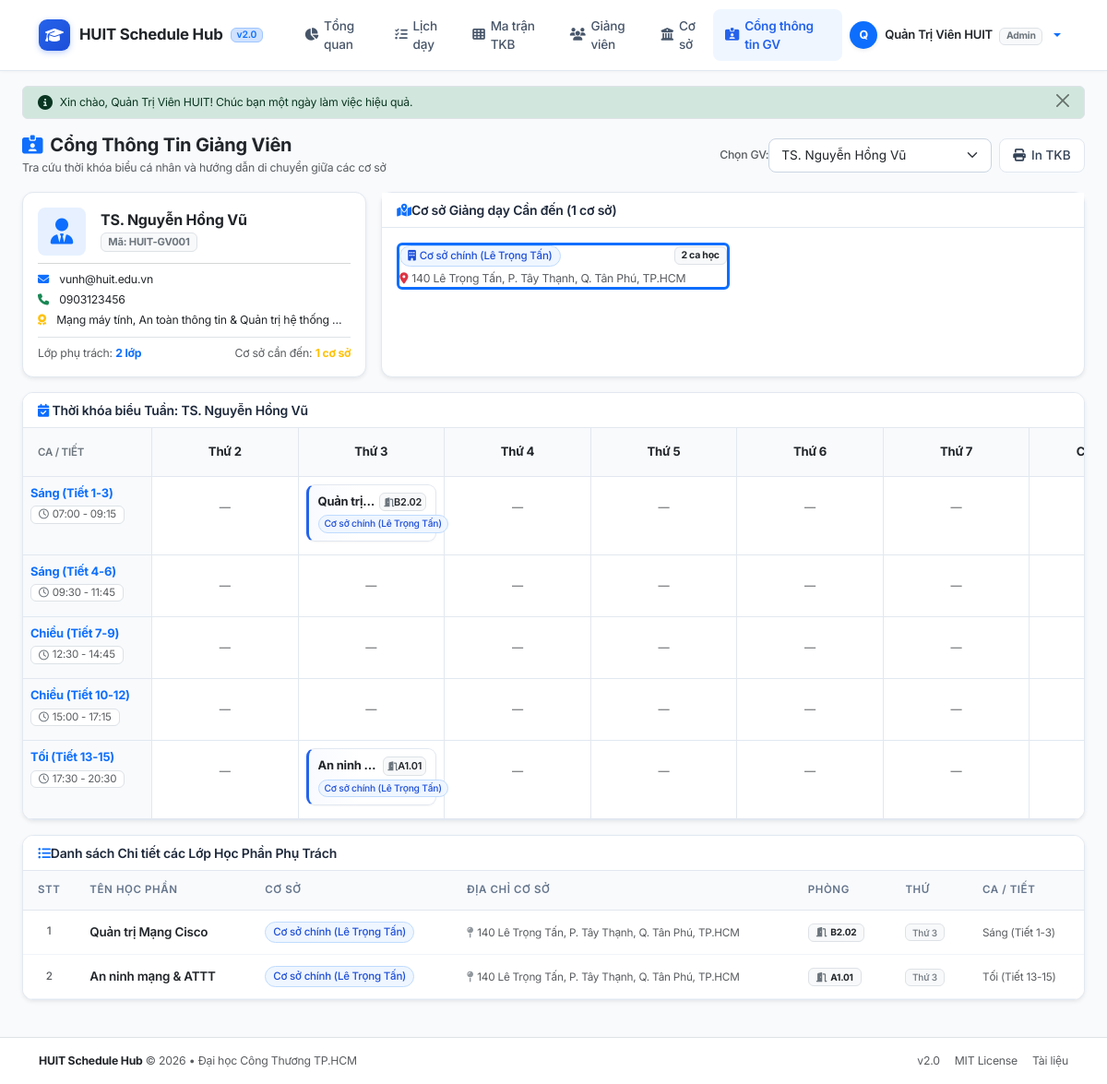
/index.php?controller=teacher&action=portal (signed in), run on the app's committed database.
### tables this page shows
CREATE TABLE IF NOT EXISTS `teachers` (
    `id` INT AUTO_INCREMENT PRIMARY KEY,
    `full_name` VARCHAR(150) NOT NULL COMMENT 'Họ và tên giảng viên',
    `email` VARCHAR(150) NOT NULL UNIQUE COMMENT 'Email liên hệ/đăng nhập',
    `phone` VARCHAR(20) NOT NULL COMMENT 'Số điện thoại',
    `faculty` VARCHAR(150) NOT NULL DEFAULT 'Khoa Công nghệ Thông tin' COMMENT 'Khoa',
    `department` VARCHAR(150) NOT NULL DEFAULT 'Bộ môn Công nghệ phần mềm' COMMENT 'Bộ môn',
    `expertise` VARCHAR(255) NOT NULL COMMENT 'Chuyên môn chính',
    `password` VARCHAR(255) NOT NULL DEFAULT '$2y$10$92IXUNpkjO0rOQ5byMi.Ye4oKoEa3Ro9llC/.og/at2.uheWG/igi' COMMENT 'Mật khẩu (mặc định: password / 123456)',
    `avatar` VARCHAR(255) DEFAULT NULL COMMENT 'Ảnh đại diện',
    `created_at` TIMESTAMP DEFAULT CURRENT_TIMESTAMP
);

CREATE TABLE IF NOT EXISTS `schedules` (
    `id` INT AUTO_INCREMENT PRIMARY KEY,
    `teacher_id` INT NOT NULL COMMENT 'Mã giảng viên',
    `branch_id` INT NOT NULL COMMENT 'Mã cơ sở',
    `subject_name` VARCHAR(150) NOT NULL COMMENT 'Tên học phần',
    `room` VARCHAR(50) NOT NULL COMMENT 'Phòng học',
    `day_of_week` VARCHAR(20) NOT NULL COMMENT 'Thứ trong tuần (Thứ 2, Thứ 3...)',
    `shift_or_periods` VARCHAR(50) NOT NULL COMMENT 'Buổi hoặc Tiết học cụ thể',
    `semester` VARCHAR(50) NOT NULL DEFAULT 'Học kỳ 1' COMMENT 'Học kỳ',
    `academic_year` VARCHAR(50) NOT NULL DEFAULT '2026-2027' COMMENT 'Năm học',
    `notes` TEXT NULL COMMENT 'Ghi chú thêm',
    `created_at` TIMESTAMP DEFAULT CURRENT_TIMESTAMP,
    CONSTRAINT `fk_schedule_teacher` FOREIGN KEY (`teacher_id`) REFERENCES `teachers` (`id`) ON DELETE CASCADE,
    CONSTRAINT `fk_schedule_branch` FOREIGN KEY (`branch_id`) REFERENCES `branches` (`id`) ON DELETE CASCADE
);

CREATE TABLE IF NOT EXISTS `branches` (
    `id` INT AUTO_INCREMENT PRIMARY KEY,
    `branch_name` VARCHAR(150) NOT NULL COMMENT 'Tên cơ sở',
    `address` VARCHAR(255) NOT NULL COMMENT 'Địa chỉ cơ sở',
    `created_at` TIMESTAMP DEFAULT CURRENT_TIMESTAMP
);

### views/teachers/portal.php (the view, shortened to what the rows shown need)
<?php
require_once __DIR__ . '/../layouts/header.php';
?>
<?php if (!$teacher): ?>
    <div class="alert alert-warning py-3">
        <i class="fa-solid fa-circle-exclamation me-2"></i>Không tìm thấy thông tin giảng viên.
    </div>
<?php else: ?>
<div class="row g-3 mb-3">
    <div class="col-lg-4">
        <div class="card card-custom h-100 p-3 shadow-sm">
            <div class="d-flex align-items-center gap-3">
                <div class="rounded-3 bg-primary bg-opacity-10 text-primary p-3 d-flex align-items-center justify-content-center" style="width: 52px; height: 52px;">
                    <i class="fa-solid fa-user-tie fs-3"></i>
                </div>
                <div>
                    <h6 class="fw-bold text-dark mb-0 text-nowrap"><?= htmlspecialchars($teacher['full_name']) ?></h6>
                    <span class="badge bg-light text-secondary border mt-1" style="font-size: 0.7rem;">Mã: HUIT-GV<?= str_pad($teacher['id'], 3, '0', STR_PAD_LEFT) ?></span>
                </div>
            </div>
            <hr class="my-2 text-muted opacity-25">
            <div class="small">
                <div class="mb-1 text-truncate">
                    <i class="fa-solid fa-envelope text-primary me-2"></i> <?= htmlspecialchars($teacher['email']) ?>
                </div>
                <div class="mb-1">
                    <i class="fa-solid fa-phone text-success me-2"></i> <?= htmlspecialchars($teacher['phone']) ?>
                </div>
                <div class="text-truncate">
                    <i class="fa-solid fa-award text-warning me-2"></i> <?= htmlspecialchars($teacher['expertise']) ?>
                </div>
            </div>
            <div class="d-flex justify-content-between pt-2 border-top mt-2 text-center text-nowrap">
                <span class="small text-muted">Lớp phụ trách: <strong class="text-primary"><?= count($schedules) ?> lớp</strong></span>
                <span class="small text-muted">Cơ sở cần đến: <strong class="text-warning"><?= count($branchGrouped) ?> cơ sở</strong></span>
            </div>
        </div>
    </div>
    <div class="col-lg-8">
        <div class="card card-custom h-100 shadow-sm">
            <div class="card-header-custom py-2 px-3 d-flex justify-content-between align-items-center">
                <span><i class="fa-solid fa-map-location-dot me-1.5 text-primary"></i>Cơ sở Giảng dạy Cần đến (<?= count($branchGrouped) ?> cơ sở)</span>
            </div>
            <div class="card-body p-3">
                <?php if (empty($branchGrouped)): ?>
                    <div class="text-center py-4 text-muted small">
                        Hiện chưa có lịch giảng dạy trong học kỳ này.
                    </div>
                <?php else: ?>
                    <div class="row g-2">
                        <?php foreach ($branchGrouped as $bName => $bSchedules): ?>
                            <?php
                                $bAddress = $bSchedules[0]['branch_address'] ?? '';
                                $bId = $bSchedules[0]['branch_id'] ?? 1;
                            ?>
                            <div class="col-md-6">
                                <div class="p-2.5 rounded border border-start border-3 border-primary bg-white h-100 shadow-none text-nowrap">
                                    <div class="d-flex justify-content-between align-items-center mb-1">
                                        <span class="badge-branch-<?= ((($bId - 1) % 7) + 1) ?>">
                                            <i class="fa-solid fa-building me-1"></i><?= htmlspecialchars($bName) ?>
                                        </span>
                                        <span class="badge bg-light text-dark border"><?= count($bSchedules) ?> ca học</span>
                                    </div>
                                    <div class="small text-muted text-truncate" title="<?= htmlspecialchars($bAddress) ?>">
                                        <i class="fa-solid fa-location-dot text-danger me-1"></i><?= htmlspecialchars($bAddress) ?>
                                    </div>
                                </div>
                            </div>
                        <?php endforeach; ?>
                    </div>
                <?php endif; ?>
            </div>
        </div>
    </div>
</div>
<div class="card card-custom shadow-sm overflow-hidden mb-3">
    <div class="card-header-custom py-2 px-3 d-flex justify-content-between align-items-center">
        <span>
            <i class="fa-solid fa-calendar-check me-1.5 text-primary"></i>
            Thời khóa biểu Tuần: <?= htmlspecialchars($teacher['full_name']) ?>
        </span>
    </div>
    <div class="table-responsive">
        <table class="table table-matrix-spacious mb-0 text-nowrap align-middle">
            <thead>
                <tr>
                    <th style="width: 140px;" class="py-3 text-start ps-3">
                        <span class="text-secondary fw-semibold small text-uppercase tracking-wider">Ca / Tiết</span>
                    </th>
                    <?php foreach (Schedule::DAYS as $d): ?>
                        <th style="width: 14%;" class="py-3 text-center">
                            <span class="fw-bold text-dark d-block"><?= $d ?></span>
                        </th>
                    <?php endforeach; ?>
                </tr>
            </thead>
            <tbody>
                <?php foreach (Schedule::SHIFTS as $shift): ?>
                    <tr>
                        <td class="bg-light text-start ps-3 align-top py-3" style="background-color: #f8fafc !important;">
                            <div class="text-primary fw-bold" style="font-size: 0.81rem;"><?= $shift ?></div>
                            <div class="d-inline-flex align-items-center gap-1 text-muted fw-normal mt-1 bg-white px-2 py-0.5 rounded border" style="font-size: 0.72rem;">
                                <i class="fa-regular fa-clock text-secondary" style="font-size: 0.68rem;"></i>
                                <?php
                                    if (strpos($shift, 'Tiết 1-3') !== false) echo '07:00 - 09:15';
                                    elseif (strpos($shift, 'Tiết 4-6') !== false) echo '09:30 - 11:45';
                                    elseif (strpos($shift, 'Tiết 7-9') !== false) echo '12:30 - 14:45';
                                    elseif (strpos($shift, 'Tiết 10-12') !== false) echo '15:00 - 17:15';
                                    elseif (strpos($shift, 'Tiết 13-15') !== false) echo '17:30 - 20:30';
                                ?>
                            </div>
                        </td>
                        <?php foreach (Schedule::DAYS as $day): ?>
                            <?php $items = $timetableMatrix[$shift][$day] ?? []; ?>
                            <td class="matrix-cell-spacious align-top bg-white p-2">
                                <?php if (!empty($items)): ?>
                                    <div class="d-flex flex-column gap-1">
                                        <?php foreach ($items as $item): ?>
                                            <div class="matrix-card matrix-card-cs<?= ((($item['branch_id'] ?? 1) - 1) % 7) + 1 ?>">
                                                <div class="d-flex justify-content-between align-items-start mb-1">
                                                    <div class="fw-bold text-dark text-truncate pe-1" style="font-size: 0.81rem;" title="<?= htmlspecialchars($item['subject_name']) ?>">
                                                        <?= htmlspecialchars($item['subject_name']) ?>
                                                    </div>
                                                    <span class="badge bg-light text-dark border px-1" style="font-size: 0.68rem; font-weight: 600;">
                                                        <i class="fa-solid fa-door-open text-secondary me-0.5" style="font-size: 0.62rem;"></i><?= htmlspecialchars($item['room']) ?>
                                                    </span>
                                                </div>
                                                <div class="d-flex justify-content-between align-items-center text-muted" style="font-size: 0.72rem;">
                                                    <span class="badge-branch-<?= ((($item['branch_id'] - 1) % 7) + 1) ?>" style="font-size: 0.64rem; padding: 1px 6px;">
                                                        <?= htmlspecialchars($item['branch_name']) ?>
                                                    </span>
                                                </div>
                                            </div>
                                        <?php endforeach; ?>
                                    </div>
                                <?php else: ?>
                                    <span class="text-muted d-block text-center py-3" style="font-size: 0.76rem;">—</span>
                                <?php endif; ?>
                            </td>
                        <?php endforeach; ?>
                    </tr>
                <?php endforeach; ?>
            </tbody>
        </table>
    </div>
</div>
<div class="card card-custom shadow-sm overflow-hidden mb-4">
    <div class="card-header-custom py-2 px-3">
        <span><i class="fa-solid fa-list-ul me-1.5 text-primary"></i>Danh sách Chi tiết các Lớp Học Phần Phụ Trách</span>
    </div>
    <div class="table-responsive">
        <table class="table table-modern table-hover align-middle mb-0 text-nowrap">
            <thead>
                <tr>
                    <th style="width: 45px;" class="text-center">STT</th>
                    <th>Tên học phần</th>
                    <th>Cơ sở</th>
                    <th>Địa chỉ cơ sở</th>
                    <th>Phòng</th>
                    <th>Thứ</th>
                    <th>Ca / Tiết</th>
                </tr>
            </thead>
            <tbody>
                <?php if (empty($schedules)): ?>
                    <tr>
                        <td colspan="7" class="text-center py-4 text-muted small">
                            Chưa có dữ liệu phân lịch.
                        </td>
                    </tr>
                <?php else: ?>
                    <?php foreach ($schedules as $idx => $s): ?>
                        <tr>
                            <td class="text-muted small fw-medium text-center"><?= $idx + 1 ?></td>
                            <td>
                                <span class="fw-semibold text-dark"><?= htmlspecialchars($s['subject_name']) ?></span>
                            </td>
                            <td>
                                <span class="badge-branch-<?= ((($s['branch_id'] - 1) % 7) + 1) ?>">
                                    <?= htmlspecialchars($s['branch_name']) ?>
                                </span>
                            </td>
                            <td>
                                <span class="small text-muted"><i class="fa-solid fa-map-pin me-1 text-secondary opacity-75"></i><?= htmlspecialchars($s['branch_address']) ?></span>
                            </td>
                            <td>
                                <span class="badge bg-light text-dark border px-2 py-0.5">
                                    <i class="fa-solid fa-door-open me-1 text-secondary" style="font-size: 0.65rem;"></i><?= htmlspecialchars($s['room']) ?>
                                </span>
                            </td>
                            <td>
                                <span class="badge bg-light text-secondary border fw-medium"><?= htmlspecialchars($s['day_of_week']) ?></span>
                            </td>
                            <td>
                                <span class="small text-muted"><?= htmlspecialchars($s['shift_or_periods']) ?></span>
                            </td>
                        </tr>
                    <?php endforeach; ?>
                <?php endif; ?>
            </tbody>
        </table>
    </div>
</div>
<?php endif; ?>
<?php require_once __DIR__ . '/../layouts/footer.php'; ?>

### data on the page
teachers: full_name "TS. Nguyễn Hồng Vũ", id "001", email "vunh@huit.edu.vn", phone "0903123456", expertise "Mạng máy tính, An toàn thông tin & Quản trị hệ thống…"
schedules: bName "Cơ sở chính (Lê Trọng Tấn)", count($bSchedules) "2", branch.address "140 Lê Trọng Tấn, P. Tây Thạnh, Q. Tân Phú, TP.HCM", subject_name "Quản trị…", room "B2.02", branch.branch_name "Cơ sở chính (Lê Trọng Tấn)", subject_name "Quản trị Mạng Cisco", day_of_week "Thứ 3", shift_or_periods "Sáng (Tiết 1-3)"
schedules: subject_name "An ninh…", room "A1.01", branch.branch_name "Cơ sở chính (Lê Trọng Tấn)", subject_name "An ninh mạng & ATTT", branch.address "140 Lê Trọng Tấn, P. Tây Thạnh, Q. Tân Phú, TP.HCM", day_of_week "Thứ 3", shift_or_periods "Tối (Tiết 13-15)"

### other printed values
mb_substr($currentUser['full_name'] ?? 'U', 0, 1, 'UTF-8') "Q"
$currentUser['full_name'] "Quản Trị Viên HUIT"
$flash['message'] "Xin chào, Quản Trị Viên HUIT! Chúc bạn một ngày làm việc hiệu quả."
count($schedules) "2"
count($branchGrouped) "1"
$d "Thứ 2"
$d "Thứ 3"
$d "Thứ 4"
$d "Thứ 5"
$d "Thứ 6"
$d "Thứ 7"
$shift "Sáng (Tiết 1-3)"
$shift "Sáng (Tiết 4-6)"
$shift "Chiều (Tiết 7-9)"
$shift "Chiều (Tiết 10-12)"
